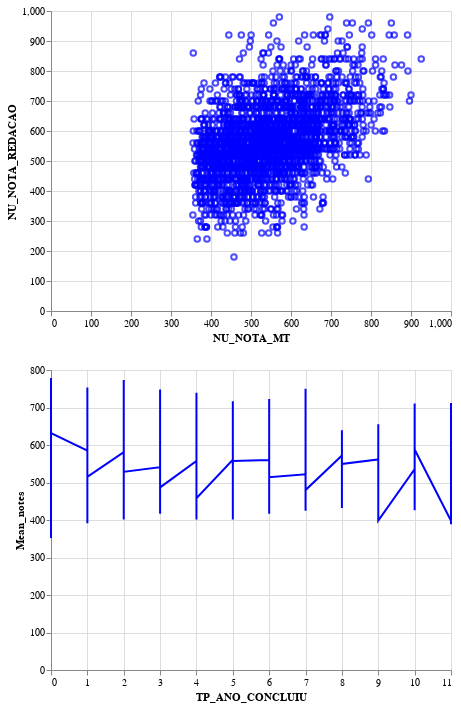

This figure's notebook cell:
### Code cell
chart1 = alt.Chart(data_s).mark_point().encode(x = 'NU_NOTA_MT', y = 'NU_NOTA_REDACAO', color=alt.condition(brush, alt.value('blue'), alt.value('lightgray'))).add_selection(brush)
chart2 = alt.Chart(data_s).mark_line().encode(x= 'TP_ANO_CONCLUIU', y = 'Mean_notes', color=alt.condition(brush, alt.value('blue'), alt.value('lightgray'))).add_selection(brush)
chart1 & chart2

### Figure 1 — Vega-Lite specification as saved in the notebook (floating-point values rounded to 4 significant figures; data arrays with more than 128 entries replaced by an {"elided": "..."} marker saying what was removed)
{"$schema": "https://vega.github.io/schema/vega-lite/v2.6.0.json", "config": {"view": {"height": 300, "width": 400}}, "datasets": {"data-ec819981a905ee354bfbbf9fc065ed8c": {"elided": "2500 records"}}, "vconcat": [{"data": {"name": "data-ec819981a905ee354bfbbf9fc065ed8c"}, "encoding": {"color": {"condition": {"selection": "selector003", "value": "blue"}, "value": "lightgray"}, "x": {"field": "NU_NOTA_MT", "type": "quantitative"}, "y": {"field": "NU_NOTA_REDACAO", "type": "quantitative"}}, "mark": "point", "selection": {"selector003": {"encodings": ["x", "y"], "mark": {"fill": "#333", "fillOpacity": 0.125, "stroke": "white"}, "on": "[mousedown, window:mouseup] > window:mousemove!", "resolve": "global", "translate": "[mousedown, window:mouseup] > window:mousemove!", "type": "interval", "zoom": "wheel!"}}}, {"data": {"name": "data-ec819981a905ee354bfbbf9fc065ed8c"}, "encoding": {"color": {"condition": {"selection": "selector003", "value": "blue"}, "value": "lightgray"}, "x": {"field": "TP_ANO_CONCLUIU", "type": "quantitative"}, "y": {"field": "Mean_notes", "type": "quantitative"}}, "mark": "line", "selection": {"selector003": {"encodings": ["x", "y"], "mark": {"fill": "#333", "fillOpacity": 0.125, "stroke": "white"}, "on": "[mousedown, window:mouseup] > window:mousemove!", "resolve": "global", "translate": "[mousedown, window:mouseup] > window:mousemove!", "type": "interval", "zoom": "wheel!"}}}]}
